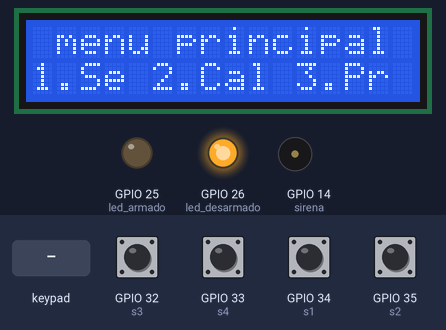
Simulated run of this sketch. Board: ESP32. Parts: 16×2 character LCD, output pins drawn as LEDs (lit = HIGH), buzzer (waves = sounding, pin HIGH). Inputs (shaded band) come from the test bench; at power-on: GPIO 32 (s3), GPIO 33 (s4), GPIO 34 (s1), GPIO 35 (s2) HIGH. What the sketch prints to the serial monitor is not drawn.

Above: at 1.3 s.
1.4 s: keypad keys 2 3 1 9 1 8 1 7 pressed 0.4 s apart
At 5.3 s:
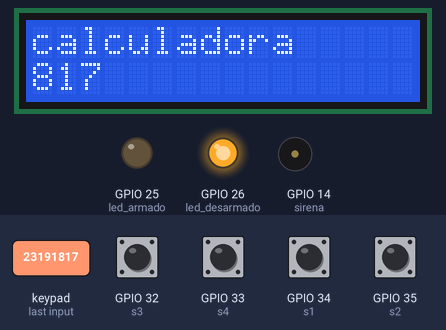
6.1 s: key '<' pressed
At 6.9 s:
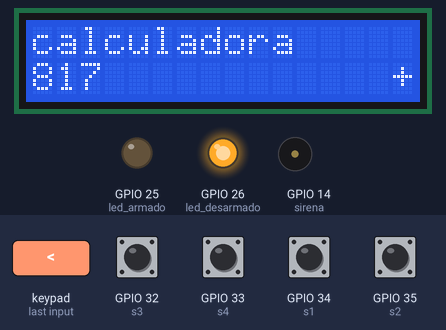
7.6 s: key ';' pressed
At 8.3 s:
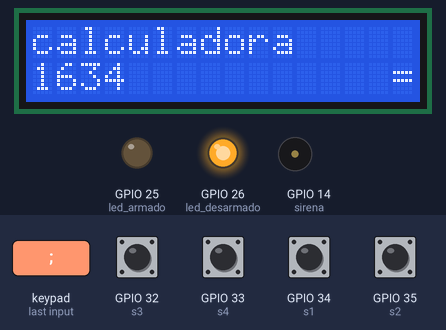
9.1 s: keypad keys 2 3 1 9 1 8 1 7 = pressed 0.4 s apart
At 12.3 s:
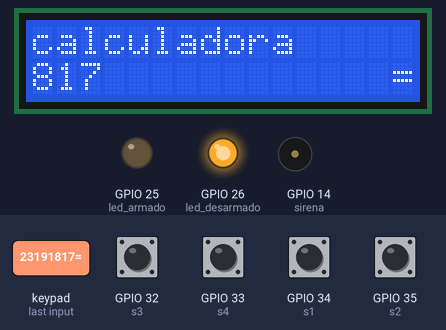
14.2 s: key ':' pressed
At 15.3 s:
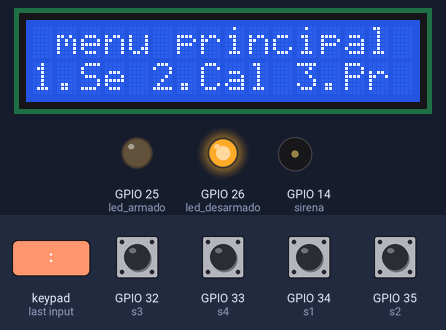
15.7 s: keypad keys 1 6 4 2 1 5 pressed 0.4 s apart
At 18.3 s:
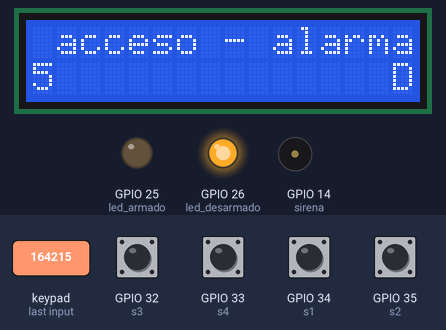
Timing chart, 0 to 19.8 s (numbered marks = the images above; inputs shaded):
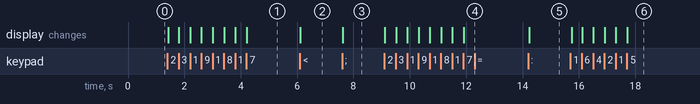

The sketch:

menuEsp32TecladoLcd.ino
```cpp
#include <LiquidCrystal_I2C.h>
#include <Keypad.h>
LiquidCrystal_I2C lcd(0x27, 16, 2);
const uint8_t ROWS = 4;
const uint8_t COLS = 4;
int cnt=0;
int tecla=0;
char keys[ROWS][COLS] = {
  { '1', '4', '7', ':' },
  { '2', '5', '8', '0' },
  { '3', '6', '9', ';' },
  { '<', '=', '>', '?' }
};
uint8_t colPins[COLS] = { 23, 19, 18, 17 };
uint8_t rowPins[ROWS] = { 16, 4, 2, 15 };

Keypad keypad = Keypad(makeKeymap(keys), rowPins, colPins, ROWS, COLS);
int numero,num=0,opera=0,aux,error,clave=1234,armado=0,salir=0;
int led_armado=25;
int led_desarmado=26;
int sirena=14;
int s1=34,s2=35,s3=32,s4=33,s11,s22,s33,s44,alarma=0;

void setup() {

  // put your setup code here, to run once:
  Serial.begin(115200);
  Serial.println("Hello, ESP32!");
  lcd.init();
  lcd.setCursor(0,0);
  lcd.print("Hola mundo!");
  lcd.backlight();
  pinMode(led_armado, OUTPUT);
  pinMode(led_desarmado, OUTPUT);
  pinMode(sirena, OUTPUT);
  pinMode(s1, INPUT_PULLUP);
  pinMode(s2, INPUT_PULLUP);
  pinMode(s3, INPUT_PULLUP);
  pinMode(s4, INPUT_PULLUP);
  digitalWrite(led_armado,LOW);
  digitalWrite(led_desarmado,HIGH);
  digitalWrite(sirena,LOW);
  menu();

}

void loop() {
  tecla=16;
  int key = keypad.getKey();
  if(key>0){tecla=key -'0';}
  switch(tecla){
    case 1:seguridad();salir=0;numero=0;num=0;
          while(salir==0){
               tecla=16;
               int key = keypad.getKey();
               if(key>0){tecla=key -'0';}
               if(tecla==10){salir=1;}
               seguridad_code();

          }
          menu();delay(1000);tecla=16;

    case 2:calculadora();salir=0;numero=0;num=0;
          while(salir==0){
               tecla=16;
               int key = keypad.getKey();
               if(key>0){tecla=key -'0';}
               if(tecla==10){salir=1;}
                 //--------------------------------------
                if(tecla<10){
                  num++;
                  if(num==1){numero=tecla;}
                  if(num==2){numero=numero*10+tecla;}
                  if(num==3){numero=numero*10+tecla;}
                  if(num==4){numero=numero*10+tecla;num=0;}
                }
                if(tecla==12){
                  opera=1;
                  aux=numero;
                  lcd.setCursor(15,1);lcd.print("+");
                }
                if(tecla==11){
                  if(opera==1){
                    numero=aux+numero;
                    lcd.setCursor(15,1);lcd.print("=");
                  }
                }
                lcd.setCursor(0,1);lcd.print(numero);  lcd.print("   ");

          }
          menu();delay(1000);tecla=16;


  }
  //
}
void menu(){
  lcd.clear();
  lcd.setCursor(0,0);
  lcd.print(" menu principal ");
  lcd.setCursor(0,1);
  lcd.print("1.Se 2.Cal 3.Pr");

}

void calculadora(){
  lcd.clear();
  lcd.setCursor(0,0);
  lcd.print("calculadora  ");
  lcd.setCursor(0,1);
  lcd.print("             ");
}
void seguridad(){
  lcd.clear();
  lcd.setCursor(0,0);
  lcd.print(" acceso - alarma  ");
  lcd.setCursor(0,1);
  lcd.print("             ");
}
void seguridad_code(){
  //--------------------------------------
  if(tecla<10){
    num++;
    if(num==1){numero=tecla;}
    if(num==2){numero=numero*10+tecla;}
    if(num==3){numero=numero*10+tecla;}
    if(num==4){numero=numero*10+tecla;num=0;}

  }
  //----------------------------------------------------
  if(tecla==11){
    if(clave==numero){
      if(armado==0){
        armado=1;
      }else{
        armado=0;
      }
    }
    num=0;numero=0;
  }
  //----------------------------------------------------
  if(armado==1){
    lcd.setCursor(15,1);lcd.print("A");
    digitalWrite(led_armado, HIGH);
    digitalWrite(led_desarmado, LOW);
  }else{
    lcd.setCursor(15,1);lcd.print("D");
    digitalWrite(led_armado, LOW);
    digitalWrite(led_desarmado, HIGH);
    alarma=0;
    digitalWrite(sirena, LOW);
  }
//-------------------------------------------------------
s11=digitalRead(s1);
s22=digitalRead(s2);
s33=digitalRead(s3);
s44=digitalRead(s4);
if((s11==0 || s22==0 || s33==0 || s44==0)& armado==1){
  alarma=1;
}
if(alarma==1){
  digitalWrite(sirena,HIGH);
}
//------------------------------------------------------
lcd.setCursor(0,1);lcd.print(numero);  lcd.print("   ");
}
```

Measured:
- after the input at 1.4 s, the display: first changes at once (image 1 shows a later state)
- after the input at 6.1 s, the display: changes at once (image 2)
- after the input at 7.6 s, the display: changes at once (image 3)
- after the input at 9.1 s, the display: first changes at once (image 4 shows a later state)
- after the input at 14.2 s, the display: changes at once (image 5)
- after the input at 15.7 s, the display: first changes after 0.05 s (image 6 shows a later state)
